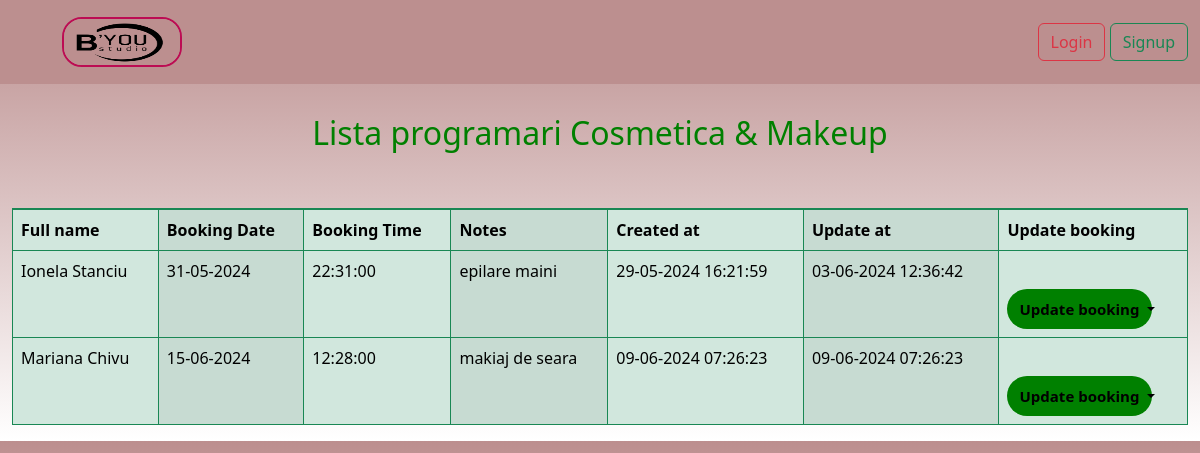
The app's page /list_cosmetica, older data.
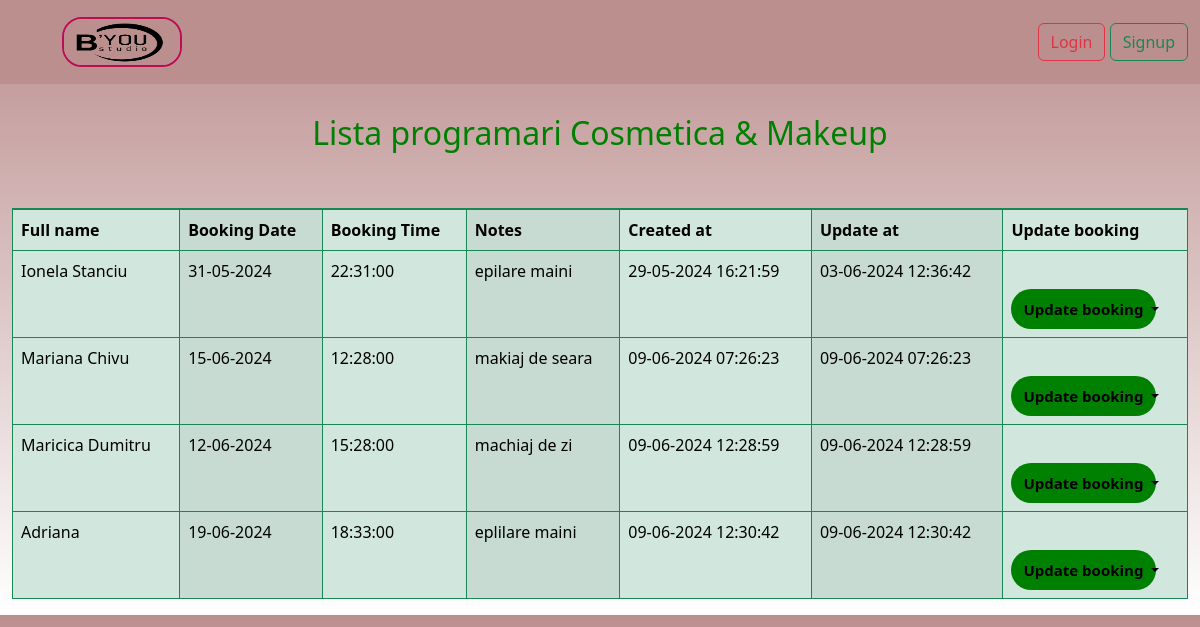
The same page, newer data.
### cosmetica/models.py (models this page shows, shortened)
class Cosmetica(models.Model):
    full_name = models.CharField(max_length=40)
    booking_date = models.DateField()
    booking_time = models.TimeField()
    notes = models.TextField(max_length=400)
    created_at = models.DateTimeField(auto_now_add=True)
    updated_at = models.DateTimeField(auto_now=True)

### cosmetica/views.py (the view)
# urls.py: path('list_cosmetica', views.CosmeticaListView.as_view(), name='list_cosmetica'),
class CosmeticaListView(ListView):
    template_name = 'cosmetica/list_cosmetica.html'
    model = Cosmetica
    context_object_name = 'all_list_cosmetica'

### templates/cosmetica/list_cosmetica.html (shortened to what this page needs)
{% extends 'base.html' %}
{% load static %}
{% block content %}
    <div class="container-fluid backgroond">
        <div class="row">
            <div class="col-sm-12 col-md-4 offset-md-7 col-lg-12 offset-lg-0">
            <div class="text">
                <h2 class="text-center">Lista programari Cosmetica & Makeup</h2>
            </div>
            <br/> <br/>
                <table class="table table-success table-striped-columns
        table table-bordered border-success table-group-divider">
                    <thead>
                    <tr>
                        <th>Full name</th>
                        <th>Booking Date</th>
                        <th>Booking Time</th>
                        <th>Notes</th>
                        <th>Created at</th>
                        <th>Update at</th>
                        <th>Update booking</th>
                    </tr>
                    </thead>
                    <tbody>
                    {% for list in all_list_cosmetica %}
                        <tr>
                            <td>{{ list.full_name }}</td>
                            <td>{{ list.booking_date|date:"d-m-Y" }}</td>
                            <td>{{ list.booking_time|time:"H:i:s" }}</td>
                            <td>{{ list.notes }}</td>
                            <td>{{ list.created_at|date:"d-m-Y H:i:s" }}</td>
                            <td>{{ list.updated_at|date:"d-m-Y H:i:s" }}</td>
                            <td>
                                <div class="dropdown">
                                    <button class="btn btn-outline dropdown-toggle btn_cosmetica" type="button"
                                            data-bs-toggle="dropdown" aria-expanded="false">
                                        Update booking
                                    </button>
                                </div>
                            </td>
                        </tr>
                    {% endfor %}
                    </tbody>
                </table>
            </div>
        </div>
    </div>
{% endblock %}

Row changes from the older to the newer data that the page shows:
added Cosmetica: full_name "Maricica Dumitru", booking_date "12-06-2024", booking_time "15:28:00", notes "machiaj de zi", created_at "09-06-2024 12:28:59", updated_at "09-06-2024 12:28:59"
added Cosmetica: full_name "Adriana", booking_date "19-06-2024", booking_time "18:33:00", notes "eplilare maini", created_at "09-06-2024 12:30:42", updated_at "09-06-2024 12:30:42"
